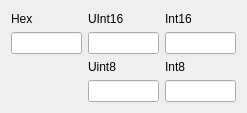
<?xml version="1.0" encoding="UTF-8"?>
<ui version="4.0">
 <class>HexConverter</class>
 <widget class="QDialog" name="HexConverter">
  <property name="geometry">
   <rect>
    <x>0</x>
    <y>0</y>
    <width>247</width>
    <height>113</height>
   </rect>
  </property>
  <property name="windowTitle">
   <string>HexConverter</string>
  </property>
  <layout class="QGridLayout" name="gridLayout_2">
   <item row="0" column="0">
    <layout class="QGridLayout" name="gridLayout">
     <item row="0" column="0">
      <widget class="QLabel" name="hexLabel">
       <property name="text">
        <string>Hex</string>
       </property>
      </widget>
     </item>
     <item row="0" column="1">
      <widget class="QLabel" name="uint16Label">
       <property name="text">
        <string>UInt16</string>
       </property>
      </widget>
     </item>
     <item row="0" column="2">
      <widget class="QLabel" name="int16Label">
       <property name="text">
        <string>Int16</string>
       </property>
      </widget>
     </item>
     <item row="1" column="0">
      <widget class="QLineEdit" name="hexLineEdit">
       <property name="inputMask">
        <string>HHHH</string>
       </property>
      </widget>
     </item>
     <item row="1" column="1">
      <widget class="QLineEdit" name="uint16LineEdit"/>
     </item>
     <item row="1" column="2">
      <widget class="QLineEdit" name="int16LineEdit"/>
     </item>
     <item row="2" column="1">
      <widget class="QLabel" name="uint8Label">
       <property name="text">
        <string>Uint8</string>
       </property>
      </widget>
     </item>
     <item row="2" column="2">
      <widget class="QLabel" name="int8Label">
       <property name="text">
        <string>Int8</string>
       </property>
      </widget>
     </item>
     <item row="3" column="1">
      <widget class="QLineEdit" name="uint8LineEdit"/>
     </item>
     <item row="3" column="2">
      <widget class="QLineEdit" name="int8LineEdit"/>
     </item>
    </layout>
   </item>
  </layout>
 </widget>
 <resources/>
 <connections/>
</ui>
